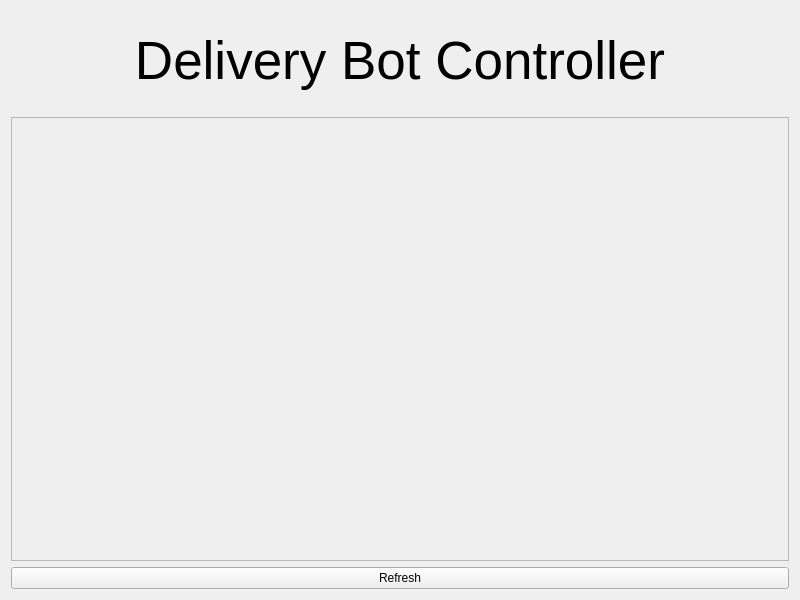
<?xml version="1.0" encoding="UTF-8"?>
<ui version="4.0">
 <class>MainWidget</class>
 <widget class="QWidget" name="MainWidget">
  <property name="geometry">
   <rect>
    <x>0</x>
    <y>0</y>
    <width>800</width>
    <height>600</height>
   </rect>
  </property>
  <property name="windowTitle">
   <string>MainWidget</string>
  </property>
  <layout class="QVBoxLayout" name="verticalLayout_3">
   <item>
    <layout class="QVBoxLayout" name="layoutLabel">
     <item>
      <widget class="QLabel" name="labelTitle">
       <property name="minimumSize">
        <size>
         <width>0</width>
         <height>100</height>
        </size>
       </property>
       <property name="font">
        <font>
         <family>Arial</family>
         <pointsize>40</pointsize>
        </font>
       </property>
       <property name="lineWidth">
        <number>1</number>
       </property>
       <property name="text">
        <string>Delivery Bot Controller</string>
       </property>
       <property name="alignment">
        <set>Qt::AlignCenter</set>
       </property>
      </widget>
     </item>
    </layout>
   </item>
   <item>
    <layout class="QVBoxLayout" name="layoutScroll">
     <item>
      <widget class="QScrollArea" name="areaScroll">
       <property name="maximumSize">
        <size>
         <width>16777215</width>
         <height>450</height>
        </size>
       </property>
       <property name="widgetResizable">
        <bool>true</bool>
       </property>
       <widget class="QWidget" name="contentsWidgetForScroll">
        <property name="geometry">
         <rect>
          <x>0</x>
          <y>0</y>
          <width>772</width>
          <height>426</height>
         </rect>
        </property>
       </widget>
      </widget>
     </item>
    </layout>
   </item>
   <item>
    <widget class="QPushButton" name="btnRefresh">
     <property name="text">
      <string>Refresh</string>
     </property>
    </widget>
   </item>
  </layout>
 </widget>
 <resources/>
 <connections/>
</ui>
